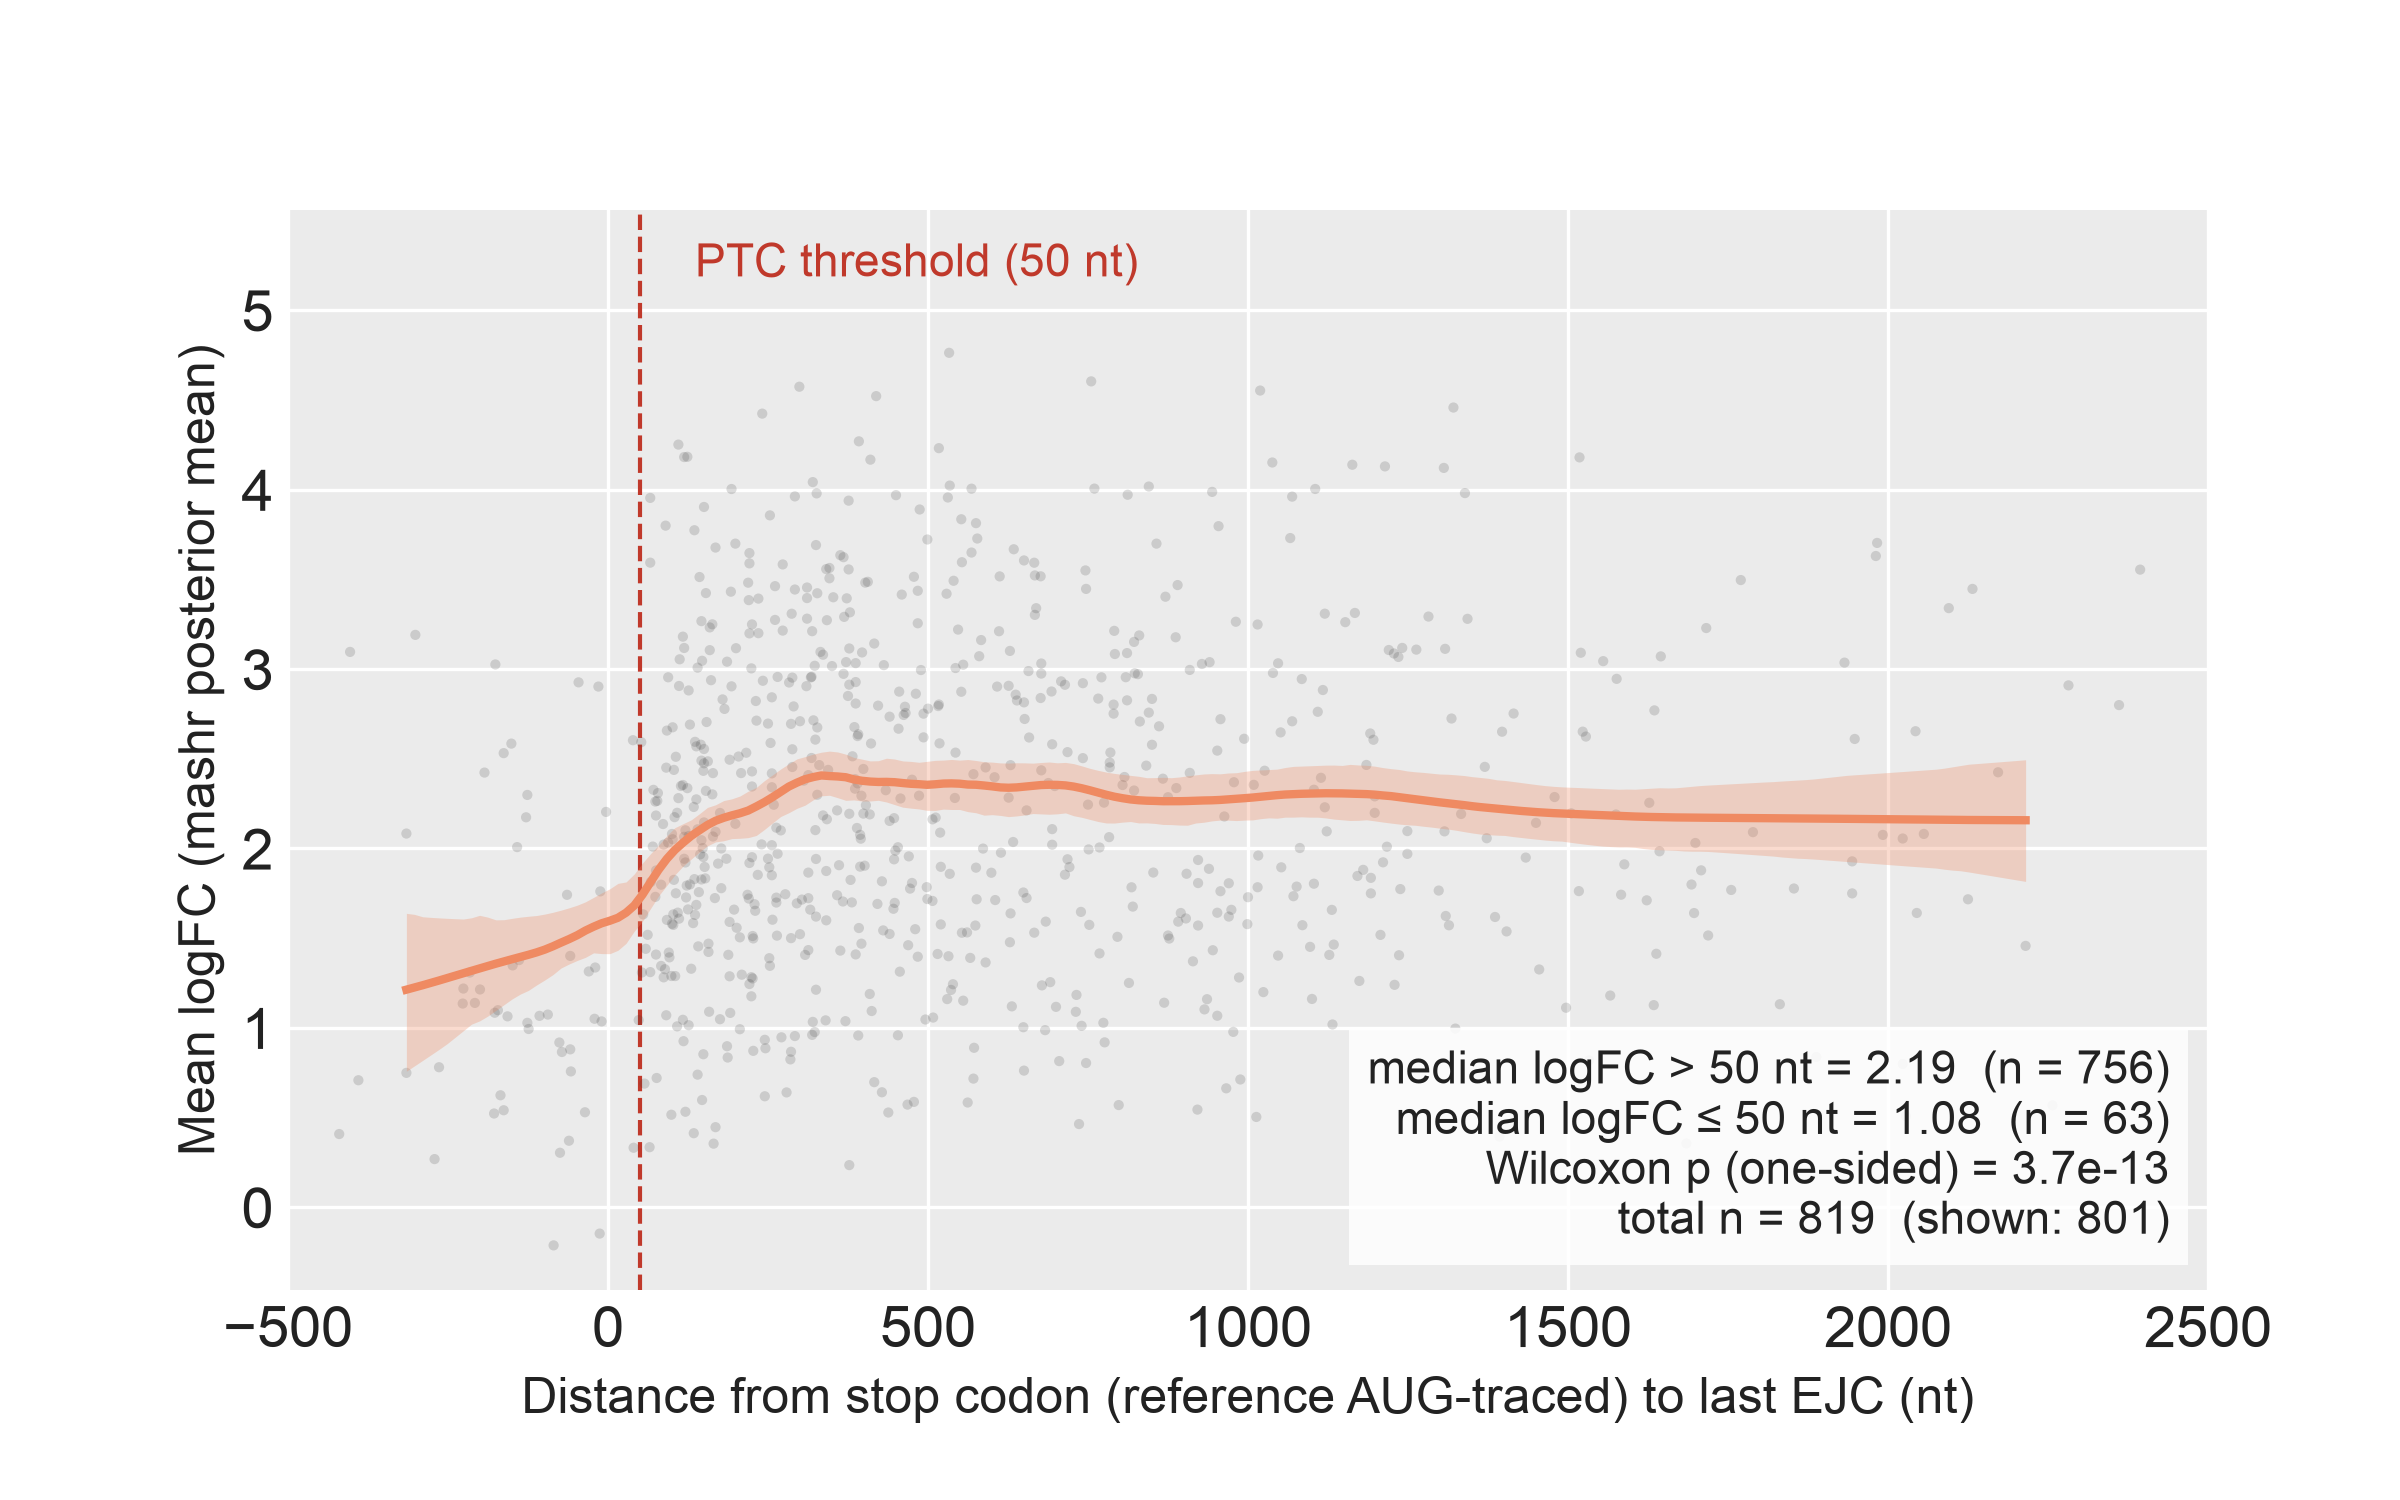

Reproduce this figure in Python.
"""SF30 — NMD-response magnitude vs stop-codon distance to the last EJC.

Scatter of mashr posterior-mean logFC (SMG1i vs DMSO, averaged across AT2,
LAE, FB, MV) against distance from the comparator's stop codon to the last
exon-junction complex. Loess overlay + 95% CI band. Vertical dashed line at
50 nt marks the operational PTC threshold.

Stop anchor: reference AUG-traced (unbiased). The comparator's stop codon
is defined as the first in-frame stop reached by projecting the reference
gene's AUG onto the comparator, and the distance to the last EJC is
computed from the comparator's exon structure. This avoids the TD2-CDS
attenuation that would arise from anchoring on the TD2-called stop for
occult-PTC isoforms.

No rank-correlation statistic is annotated: the phenomenon is a
threshold-like ~50 nt EJC-rule response, not a monotone-scaled quantity.
Summary badge reports the Wilcoxon comparison of logFC above vs at/below
the 50 nt threshold.

Data source: `sf30_ptc_distance_logfc.tsv` (produced by data_export.R from
`ref_atg_analysis.rds$c2` + `structures.rds` + mashr posterior means).
"""

from __future__ import annotations
import sys
from pathlib import Path

import matplotlib.pyplot as plt
import numpy as np
import pandas as pd
from scipy.stats import mannwhitneyu

HERE = Path(__file__).resolve().parent
LIB  = HERE.parents[1] / "lib"
sys.path.insert(0, str(LIB))

from ggplot_style import (
    apply_ggplot_rcparams,
    style_axes_ggplot,
    render_and_validate,
    docx_body_fs,
    NMD_COLOR,
    TITLE_C,
    HEADER_FS,
)

NATIVE_W = 8.0
BODY_FS = docx_body_fs(NATIVE_W)

apply_ggplot_rcparams()

DATA = HERE / "data"


def _tricube(u):
    u = np.abs(u)
    w = np.where(u < 1, (1 - u ** 3) ** 3, 0.0)
    return w


def loess_with_ci(x, y, frac=0.30, n_boot=200, seed=42, n_grid=200):
    """Simple local-linear (LOESS-like) fit with bootstrap 95% CI.

    Iterates over a fixed x-grid; at each grid point, fits a weighted linear
    regression to the nearest `k = ceil(frac * n)` observations, weighted by
    tricube of scaled distance. This reproduces the shape of ggplot's
    `geom_smooth(method="loess")` closely enough for a §4 supplemental
    figure — the point is the dose-response curve, not the exact smoother.
    """
    rng = np.random.default_rng(seed)
    x = np.asarray(x, dtype=float)
    y = np.asarray(y, dtype=float)
    n = len(x)
    k = max(int(np.ceil(frac * n)), 8)

    x_grid = np.linspace(np.quantile(x, 0.005), np.quantile(x, 0.995), n_grid)

    def _fit(xx, yy):
        out = np.empty_like(x_grid)
        for i, xg in enumerate(x_grid):
            d = np.abs(xx - xg)
            # local-window bandwidth = distance to k-th nearest
            if k >= len(xx):
                h = d.max() if d.max() > 0 else 1.0
            else:
                h = np.partition(d, k - 1)[k - 1]
                if h == 0:
                    h = np.max(d[d > 0]) if np.any(d > 0) else 1.0
            w = _tricube(d / h)
            if w.sum() == 0:
                out[i] = np.nan
                continue
            # Weighted linear regression via normal equations
            xw = xx - xg  # center on grid point
            sw   = w.sum()
            swx  = (w * xw).sum()
            swy  = (w * yy).sum()
            swxx = (w * xw * xw).sum()
            swxy = (w * xw * yy).sum()
            det = sw * swxx - swx * swx
            if det == 0:
                out[i] = swy / sw
            else:
                # intercept at xg
                out[i] = (swxx * swy - swx * swxy) / det
        return out

    fit_main = _fit(x, y)
    boots = np.empty((n_boot, n_grid))
    for i in range(n_boot):
        idx = rng.integers(0, n, n)
        boots[i] = _fit(x[idx], y[idx])
    lo = np.nanquantile(boots, 0.025, axis=0)
    hi = np.nanquantile(boots, 0.975, axis=0)
    return x_grid, fit_main, lo, hi


def main():
    df = pd.read_csv(DATA / "sf30_ptc_distance_logfc.tsv", sep="\t")
    df = df.dropna(subset=["stop_to_last_ejc_via_ref_nt", "mean_logFC"])

    # x-axis clip 1st/99th centile
    x_lo, x_hi = df["stop_to_last_ejc_via_ref_nt"].quantile([0.01, 0.99]).values
    plot_df = df[(df["stop_to_last_ejc_via_ref_nt"] >= x_lo)
                 & (df["stop_to_last_ejc_via_ref_nt"] <= x_hi)].copy()
    n_plot = len(plot_df)

    x = plot_df["stop_to_last_ejc_via_ref_nt"].to_numpy()
    y = plot_df["mean_logFC"].to_numpy()

    # Threshold comparison: > 50 nt vs ≤ 50 nt (the operational EJC-rule cutoff)
    above = df.loc[df["stop_to_last_ejc_via_ref_nt"] >  50, "mean_logFC"].to_numpy()
    at_or_below = df.loc[df["stop_to_last_ejc_via_ref_nt"] <= 50, "mean_logFC"].to_numpy()
    med_above = float(np.median(above)) if above.size else np.nan
    med_below = float(np.median(at_or_below)) if at_or_below.size else np.nan
    if above.size and at_or_below.size:
        _, p_thr = mannwhitneyu(above, at_or_below, alternative="greater")
    else:
        p_thr = np.nan

    fig, ax = plt.subplots(figsize=(NATIVE_W, 5.0))
    fig.subplots_adjust(left=0.12, right=0.92, top=0.86, bottom=0.14)
    style_axes_ggplot(ax)

    ax.scatter(x, y, s=6, alpha=0.18, color="#3a3a3a",
                edgecolors="none", zorder=3, rasterized=True)

    xg, yfit, lo, hi = loess_with_ci(x, y, frac=0.30)
    ax.fill_between(xg, lo, hi, color=NMD_COLOR, alpha=0.30, linewidth=0, zorder=4)
    ax.plot(xg, yfit, color=NMD_COLOR, linewidth=2.0, zorder=5)

    ax.axvline(50, linestyle="--", color="#c0392b", linewidth=1.0, zorder=2)
    # Place label a visible gap right of the threshold line (~3% of x-axis span
    # in data coords, y in axes coords so it stays pinned near the top).
    ax.text(50 + 0.03 * (x_hi - x_lo), 0.97,
            "PTC threshold (50 nt)",
            transform=ax.get_xaxis_transform(),
            ha="left", va="top", fontsize=BODY_FS - 1, color="#c0392b")

    ax.set_xlabel("Distance from stop codon (reference AUG-traced) to last EJC (nt)",
                   fontsize=BODY_FS, color=TITLE_C)
    ax.set_ylabel("Mean logFC (mashr posterior mean)",
                   fontsize=BODY_FS, color=TITLE_C)
    ax.set_xlim(x_lo, x_hi)
    ax.set_xticks([-500, 0, 500, 1000, 1500, 2000, 2500])
    # Add top headroom so the top y-tick doesn't touch the canvas edge —
    # post-floor the logFC range reaches ~6 and the auto '6' tick clipped.
    _ymn, _ymx = ax.get_ylim()
    ax.set_ylim(_ymn, _ymx + 0.10 * (_ymx - _ymn))

    # Threshold-honest summary: median logFC above vs at/below 50 nt + Wilcoxon p.
    if np.isnan(p_thr):
        p_str = "n/a"
    elif p_thr < 1e-160:
        p_str = "< 10⁻¹⁶⁰"
    else:
        p_str = f"= {p_thr:.2g}"
    ax.text(0.98, 0.04,
             f"median logFC > 50 nt = {med_above:.2f}  (n = {above.size:,})\n"
             f"median logFC ≤ 50 nt = {med_below:.2f}  (n = {at_or_below.size:,})\n"
             f"Wilcoxon p (one-sided) {p_str}\n"
             f"total n = {len(df):,}  (shown: {n_plot:,})",
             transform=ax.transAxes, ha="right", va="bottom",
             fontsize=BODY_FS - 1, color=TITLE_C,
             bbox=dict(facecolor="white", edgecolor="none", alpha=0.85,
                       boxstyle="square,pad=0.4"))

    # No overall figure title — caption carries the title role (Yul-style).
    render_and_validate(fig, HERE / "figure_sf30_ptc_distance_dose_response",
                        native_width_in=NATIVE_W)
    print(f"  n comparators total: {len(df):,}")
    print(f"  n shown (1st-99th centile): {n_plot:,}")
    print(f"  median logFC >50 / ≤50 nt = {med_above:.3f} / {med_below:.3f}   p = {p_thr:.2e}")


if __name__ == "__main__":
    main()
